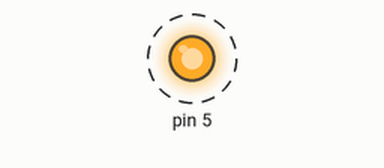
The sketch below on a simulated Arduino Uno, built with avr-gcc and run on an emulated ATmega328P. On the bench: output pins drawn as LEDs (lit = HIGH). Dashed ring = blinking.

Above: at 0.5 s.
Timing chart, 0 to 4.6 s (numbered marks = the images above):
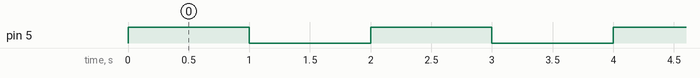

Measured:
- by itself, pin 5: alternates HIGH for 1.0 s and LOW for 1.0 s

The sketch:

6-GROUND-digi-pin.ino
```cpp
void setup() {
  // put your setup code here, to run once:
  pinMode(5,OUTPUT);
  pinMode(2, OUTPUT); //GND PIN
  digitalWrite(2,LOW); //GND PIN

}

void loop() {


  digitalWrite(5,HIGH);
  delay(1000);
  digitalWrite(5,LOW); //GROUND PIN
  delay(1000);

//
//void loop() {
//
//
//
//  // put your main code here, to run repeatedly:
//  digitalWrite(5,HIGH);
//  digitalWrite(2,LOW); //GROUND PIN
//  delay(1000);
//  digitalWrite(5,LOW);
//  digitalWrite(2,LOW); //GROUND PIN
//  delay(1000);
//


}
```
